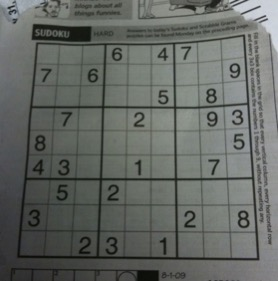
#> input picture 5-大三上/数字图像处理/exp.3/assert/sudoku.jpg, 278 x 281 px
$ python 3-affine.py
#> lines starting #> are read from the running program, lines starting #| are printed output that depends on the picture
import cv2
import numpy as np

if __name__ == '__main__':
    img = cv2.imread("../assert/sudoku.jpg", 0)
#> img: shape (281, 278); min 9, max 217, mean 102.4
    rows, cols = img.shape
#> rows = 281; cols = 278
    pts1 = np.float32([[50, 50], [200, 50], [50, 200]])
    pts2 = np.float32([[10, 100], [200, 50], [100, 250]])
    M = cv2.getAffineTransform(pts1, pts2)
    dst = cv2.warpAffine(img, M, (cols, rows))
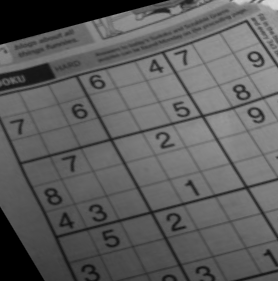
#> dst: shape (281, 278); min 0, max 214, mean 93.1
    cv2.imshow("input", img)
    cv2.imshow("output", dst)
    cv2.imwrite("../output/getAffineImg.jpg", dst)
    cv2.waitKey(0)
    cv2.destroyAllWindows()
